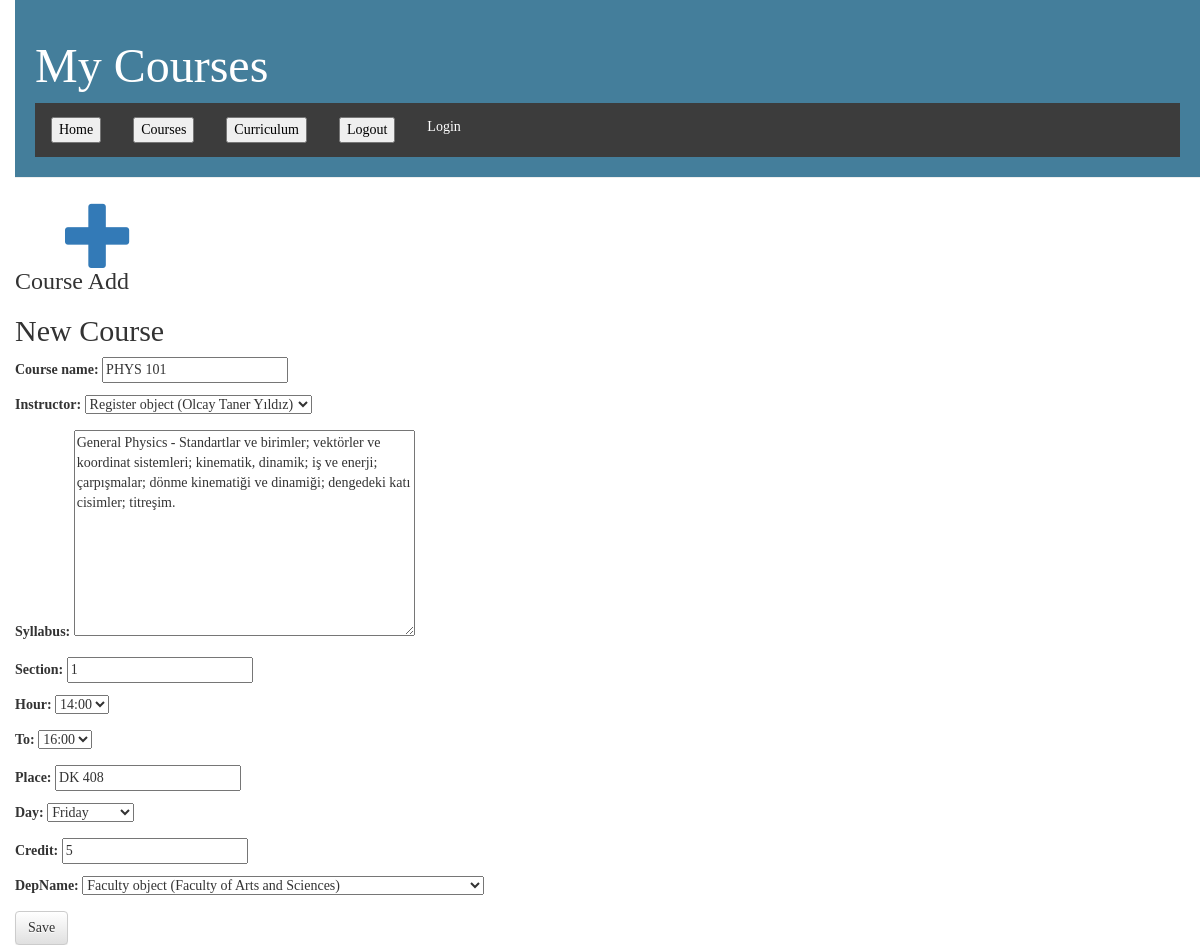
The app's page /course/PHYS 101/edit/ with its own data.
### Reg/models.py (models this page shows, shortened)
class Course(models.Model):
    class Meta:
        unique_together = (('course_name', 'day', 'hour'),)
    course_name = models.CharField(max_length=200, primary_key=True)
    instructor = models.ForeignKey(Register, default='Emine Ekin', on_delete=models.CASCADE)
    syllabus = models.TextField(null=True)
    section = models.IntegerField(default=1)
    place = models.CharField(max_length=10, null=True, blank=True)
    day = models.IntegerField(choices=DAYS_OF_WEEK, default=None)
    hour = models.IntegerField(choices=COURSE_HOUR, default=None)
    to = models.IntegerField(choices=COURSE_HOUR, default=1)
    credit = models.IntegerField(null=True)
    depName = models.ForeignKey(Faculty, on_delete=models.CASCADE)

### Reg/views.py (the view)
# urls.py: path('course/<str:pk>/edit/', views.course_edit, name='course_edit'),
def course_edit(request, pk):
    course = get_object_or_404(Course, pk=pk)
    if request.method == "POST":
        form = CourseForm(request.POST, instance=course)
        if form.is_valid():
            course = form.save(commit=False)
            course.author = request.user
            course.save()
            return redirect('course_edit', pk=course.pk)
    else:
        form = CourseForm(instance=course)
    return render(request, 'users/course_edit.html', {'form': form})

### Reg/forms.py
class CourseForm(forms.ModelForm):
    class Meta:
        model = Course
        fields = ('course_name', 'instructor', 'syllabus',
                  'section', 'hour', 'to',
                  'place', 'day', 'credit', 'depName',)

### Reg/templates/users/course_edit.html (shortened to what this page needs)
{% extends 'users/base.html' %}
{% block content %}
    <h2>New Course</h2>
    <form method="POST" class="post-form">
        {{ form.as_p }}
        <button type="submit" class="save btn btn-default">Save</button>
    </form>
{% endblock %}

### Reg/static/css/base.css (style rules this page uses)
body { padding-left: 15px; font-family: 'Handlee', cursive; }

### records on screen
Course: course_name "PHYS 101", instructor "Register object (Olcay Taner Yıldız)", syllabus "General Physics - Standartlar ve birimler; vektörler ve koordinat sistemleri; kinematik, dinamik; iş ve enerji; çarpışmalar; dönme kinematiği ve dinamiği; dengedeki katı cisimler; titreşim.", section "1", hour "14:00", to "16:00", place "DK 408", day "Friday", credit "5", depName "Faculty object (Faculty of Arts and Sciences)"
